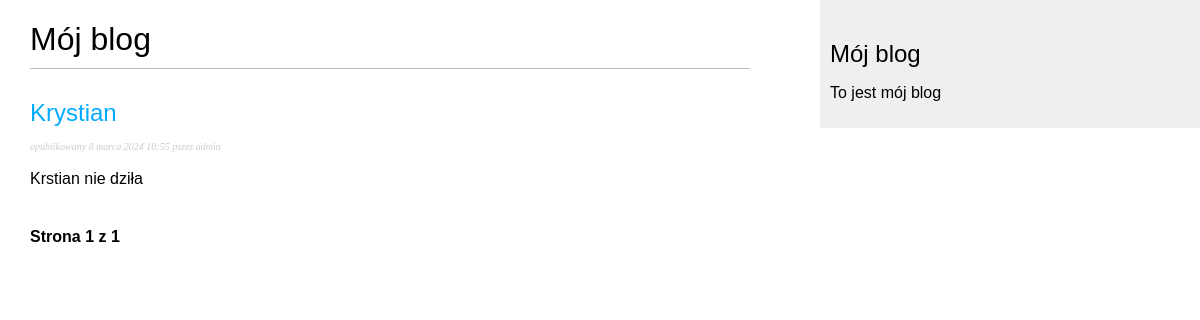
Before: /blog/ with the older database file.
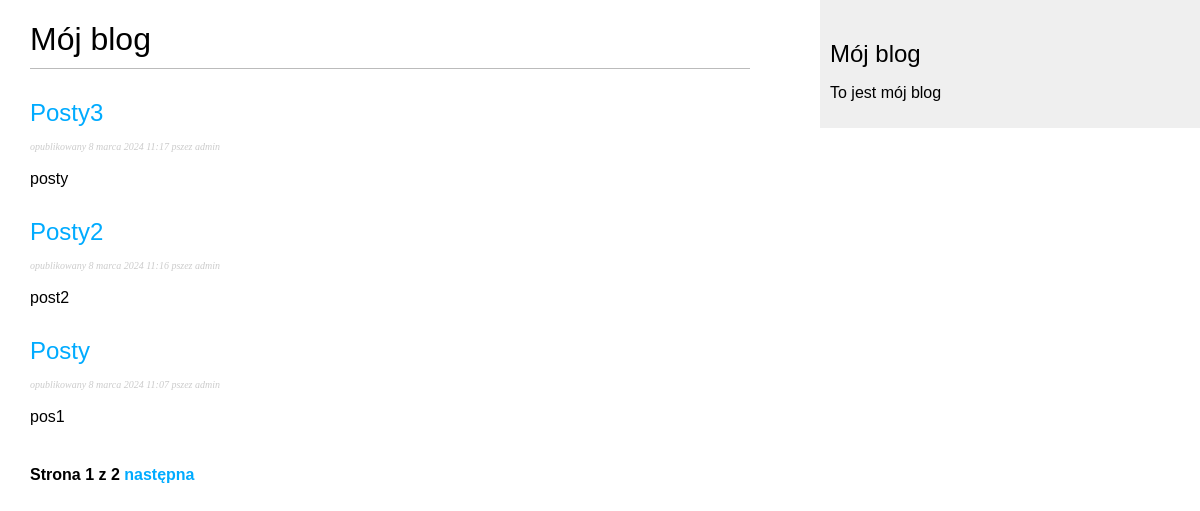
After: the same page with the newer database file.
### blog/models.py (models this page shows, shortened)
class Post(models.Model):
    objects = models.Manager()
    published = PublishedManager()
    title = models.CharField(max_length=250)
    body = models.TextField()
    publish = models.DateTimeField(default=timezone.now)
    created = models.DateTimeField(auto_now_add=True)
    updated = models.DateTimeField(auto_now=True)
    STATUS_CHOICES = (
        ('draft', 'Draft'),
        ('published', 'Opublikowany')
    )
    status = models.CharField(max_length=10, choices=STATUS_CHOICES,
                              default='draft')
    slug = models.SlugField(max_length=250, unique_for_date='publish')
    author = models.ForeignKey(User, on_delete=models.CASCADE, related_name='blog_posts')
    class Meta:
        ordering = ('-publish',)
    def get_absolute_url(self):
        return reverse('blog:post_detail', args=[self.publish.year, self.publish.month, self.publish.day, self.slug])

### blog/views.py (the view)
# urls.py: path('',views.PostListView.as_view(), name='post_list'),
class PostListView(ListView):
    queryset = Post.published.all()
    context_object_name = 'posts'
    paginate_by = 3
    template_name = 'blog/post/list.html'

### blog/templates/blog/post/list.html (shortened to what this page needs)
{% extends "blog/base.html" %}
{% block content %}
    <h1 >Mój blog</h1>
    {% for post in posts %}
        <h2><a href="{{ post.get_absolute_url }}">{{ post.title }}</a></h2>
        <p class = "date"><small> opublikowany {{ post.publish }} pszez {{ post.author }} </small></p>
        <p>{{ post.body|truncatewords:30|linebreaks }}</p>
    {% endfor %}
    {% include "blog/pagination.html" with page=page_obj %}
{% endblock %}

Changed rows visible on the page:
no longer on this page (row unchanged): Post: title "Krystian", publish "8 marca 2024 10:55", author "admin", body "Krstian nie dziła"
added Post: title "Posty3", publish "8 marca 2024 11:17", author "admin", body "posty"
added Post: title "Posty2", publish "8 marca 2024 11:16", author "admin", body "post2"
added Post: title "Posty", publish "8 marca 2024 11:07", author "admin", body "pos1"
Other visible differences:
{{ page.paginator.num_pages }}: "1" → "2"
text now shown: "następna"
